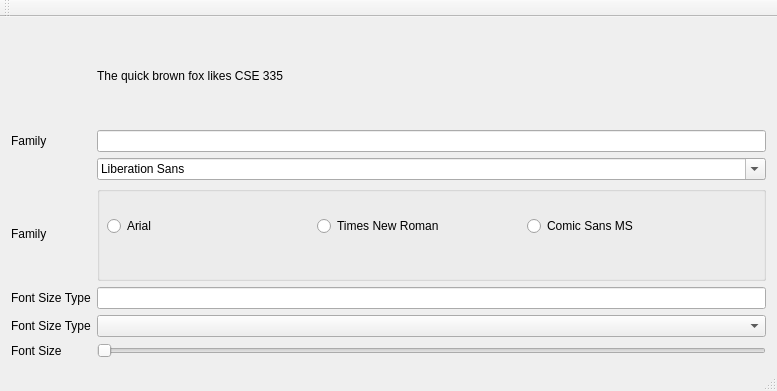
<?xml version="1.0" encoding="UTF-8"?>
<ui version="4.0">
 <class>MainWindow</class>
 <widget class="QMainWindow" name="MainWindow">
  <property name="geometry">
   <rect>
    <x>0</x>
    <y>0</y>
    <width>777</width>
    <height>391</height>
   </rect>
  </property>
  <property name="sizePolicy">
   <sizepolicy hsizetype="Expanding" vsizetype="Expanding">
    <horstretch>0</horstretch>
    <verstretch>0</verstretch>
   </sizepolicy>
  </property>
  <property name="windowTitle">
   <string>MainWindow</string>
  </property>
  <widget class="QWidget" name="centralWidget">
   <layout class="QGridLayout" name="gridLayout_2">
    <item row="7" column="0">
     <widget class="QLabel" name="label_2">
      <property name="text">
       <string>Font Size</string>
      </property>
     </widget>
    </item>
    <item row="5" column="1">
     <widget class="QLineEdit" name="lineEditSize"/>
    </item>
    <item row="1" column="0">
     <widget class="QLabel" name="labelFamily">
      <property name="text">
       <string>Family</string>
      </property>
     </widget>
    </item>
    <item row="5" column="0">
     <widget class="QLabel" name="label_3">
      <property name="text">
       <string>Font Size Type</string>
      </property>
     </widget>
    </item>
    <item row="6" column="1">
     <widget class="QComboBox" name="comboBoxEditSize"/>
    </item>
    <item row="2" column="1">
     <widget class="QFontComboBox" name="fontComboBox"/>
    </item>
    <item row="7" column="1">
     <widget class="QSlider" name="sliderEditSize">
      <property name="orientation">
       <enum>Qt::Horizontal</enum>
      </property>
     </widget>
    </item>
    <item row="6" column="0">
     <widget class="QLabel" name="label_4">
      <property name="text">
       <string>Font Size Type</string>
      </property>
     </widget>
    </item>
    <item row="1" column="1">
     <widget class="AlexLineEdit" name="lineEditFamily"/>
    </item>
    <item row="0" column="1">
     <widget class="AlexLabel" name="labelFox">
      <property name="text">
       <string>The quick brown fox likes CSE 335</string>
      </property>
     </widget>
    </item>
    <item row="4" column="0">
     <widget class="QLabel" name="label">
      <property name="text">
       <string>Family</string>
      </property>
     </widget>
    </item>
    <item row="4" column="1">
     <widget class="QGroupBox" name="groupBox">
      <property name="title">
       <string/>
      </property>
      <widget class="QRadioButton" name="radioButtonArial">
       <property name="geometry">
        <rect>
         <x>10</x>
         <y>30</y>
         <width>101</width>
         <height>20</height>
        </rect>
       </property>
       <property name="text">
        <string>Arial</string>
       </property>
      </widget>
      <widget class="QRadioButton" name="radioButtonTNR">
       <property name="geometry">
        <rect>
         <x>220</x>
         <y>30</y>
         <width>161</width>
         <height>20</height>
        </rect>
       </property>
       <property name="text">
        <string>Times New Roman</string>
       </property>
      </widget>
      <widget class="QRadioButton" name="radioButtonSans">
       <property name="geometry">
        <rect>
         <x>430</x>
         <y>30</y>
         <width>191</width>
         <height>20</height>
        </rect>
       </property>
       <property name="text">
        <string>Comic Sans MS</string>
       </property>
      </widget>
     </widget>
    </item>
   </layout>
   <zorder>labelFamily</zorder>
   <zorder>lineEditFamily</zorder>
   <zorder>fontComboBox</zorder>
   <zorder>label_3</zorder>
   <zorder>lineEditSize</zorder>
   <zorder>labelFox</zorder>
   <zorder>sliderEditSize</zorder>
   <zorder>label_2</zorder>
   <zorder>comboBoxEditSize</zorder>
   <zorder>label_4</zorder>
   <zorder>label</zorder>
   <zorder>groupBox</zorder>
  </widget>
  <widget class="QMenuBar" name="menuBar">
   <property name="geometry">
    <rect>
     <x>0</x>
     <y>0</y>
     <width>777</width>
     <height>22</height>
    </rect>
   </property>
  </widget>
  <widget class="QToolBar" name="mainToolBar">
   <attribute name="toolBarArea">
    <enum>TopToolBarArea</enum>
   </attribute>
   <attribute name="toolBarBreak">
    <bool>false</bool>
   </attribute>
  </widget>
  <widget class="QStatusBar" name="statusBar"/>
 </widget>
 <layoutdefault spacing="6" margin="11"/>
 <customwidgets>
  <customwidget>
   <class>AlexLabel</class>
   <extends>QLabel</extends>
   <header location="global">alexlabel.h</header>
   <slots>
    <slot>setFont(QFont)</slot>
   </slots>
  </customwidget>
  <customwidget>
   <class>AlexLineEdit</class>
   <extends>QLineEdit</extends>
   <header location="global">alexlineedit.h</header>
  </customwidget>
 </customwidgets>
 <resources/>
 <connections/>
</ui>
